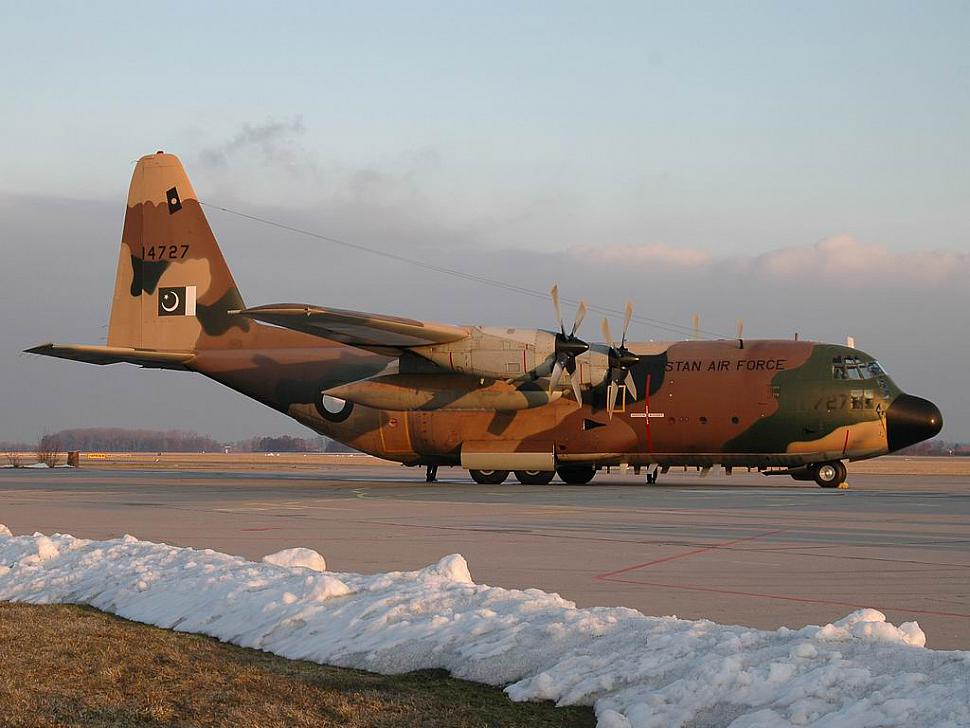
#> input picture c130.jpg, 970 x 728 px
$ jupyter execute '4. Image Enhancement Techniques.ipynb'
#> lines starting #> are read from the running program, lines starting #| are printed output that depends on the picture; after the words box and inside, x2 and y2 are one past the last pixel; in counts of white or black regions, pixels touching at a corner belong together
Image scanning techniques encompass a variety of methods used to digitize physical images or capture digital images directly. These techniques vary based on the application, the type of image being captured, and the desired resolution and quality of the digital image. Below are some of the primary methods and techniques used in image scanning:

1. **Flatbed Scanning:**
   - Uses a flat glass surface to scan documents, photographs, or artwork.
   - Ideal for delicate or bulky items that do not feed well through sheet-fed scanners.

2. **Sheet-fed Scanning:**
   - Pulls the document through the scanner.
   - Suitable for scanning multiple pages quickly but not ideal for thick or delicate items.

3. **Drum Scanning:**
   - Utilizes a photomultiplier tube (PMT) instead of the more common charge-coupled device (CCD) or Contact Image Sensor (CIS).
   - Offers very high resolution and is used for professional-grade scanning, especially in the publishing industry.

4. **Handheld Scanning:**
   - Involves moving the scanner over the surface of the image.
   - Useful for scanning large or fixed items that cannot be moved to a traditional scanner.

5. **Film Scanning:**
   - Specifically designed to scan film negatives or slides.
   - Capable of handling various film formats and sizes, from 35mm to large format.

6. **3D Scanning:**
   - Captures three-dimensional attributes of an object.
   - Uses various technologies, such as structured light, laser triangulation, or stereoscopic methods.

7. **Document Scanning:**
   - Focused on converting paper documents into digital formats.
   - Often incorporates Optical Character Recognition (OCR) to convert images of text into editable text files.

8. **Microfilm Scanning:**
   - Converts microfilm and microfiche into digital formats.
   - Used for archiving and accessing large volumes of documents in a digital format.

9. **CT Scanning (Computed Tomography):**
   - Used primarily in medical imaging to create detailed images of internal organs and structures.
   - Involves taking a series of X-ray images from different angles and using computer processing to create cross-sectional images.

10. **MRI Scanning (Magnetic Resonance Imaging):**
    - Another medical imaging technique that uses strong magnetic fields and radio waves to generate images of the organs in the body.
    - Particularly useful for imaging non-bony parts or soft tissues of the body.

11. **Ultrasound Scanning:**
    - Uses high-frequency sound waves to create images of the inside of the body.
    - Commonly used in prenatal care for examining the fetus in the womb.

12. **Photo Scanning:**
    - Dedicated to digitizing photographic prints.
    - Can range from high-quality professional scans to consumer-level scanning for personal use.

Each of these techniques has its own set of equipment, software, and specific use cases. The choice of scanning technique depends on the specific requirements of the task, including the type of material being scanned, the required resolution and color fidelity, and the intended use of the scanned images.

[cell 1]
import cv2
import numpy as np
import matplotlib.pyplot as plt

# Reload the necessary libraries as the environment has been reset
import cv2
import numpy as np
import matplotlib.pyplot as plt

# Re-download the image from the provided path
image_path = 'c130.jpg'
original_image = cv2.imread(image_path)
#> original_image is the input picture: shape (728, 970, 3); mean B, G, R 136.1, 139.7, 146

# Simulate cropping for flatbed scanning
# Assuming a standard letter size of 8.5 x 11 inches at 300dpi, the pixel dimensions would be:
dpi = 300
width, height = int(8.5 * dpi), int(11 * dpi)
cropped_image = original_image[0:height, 0:width]

# Enhance the image by sharpening
# Define a sharpening kernel
sharpening_kernel = np.array([[-1,-1,-1], [-1,9,-1], [-1,-1,-1]])
sharpened_image = cv2.filter2D(cropped_image, -1, sharpening_kernel)

# Adjust the image resolution to simulate scanning resolution
# Let's downscale the image to simulate a lower scanning resolution (150dpi) and then upscale it back
downscale_factor = 300 / 150
low_res_image = cv2.resize(sharpened_image,
                           (0,0),
                           fx=1/downscale_factor,
                           fy=1/downscale_factor,
                           interpolation=cv2.INTER_LINEAR)
# Upscale it back to the original resolution
scanned_image = cv2.resize(low_res_image,
                           (sharpened_image.shape[1], sharpened_image.shape[0]),
                           interpolation=cv2.INTER_LINEAR)

# Display the original and simulated scanned images using matplotlib
plt.figure(figsize=(14, 7))

# Display original image
plt.subplot(1, 2, 1)
plt.imshow(cv2.cvtColor(original_image, cv2.COLOR_BGR2RGB))
plt.title('Original Image')
plt.axis('off')

# Display simulated scanned image
plt.subplot(1, 2, 2)
plt.imshow(cv2.cvtColor(scanned_image, cv2.COLOR_BGR2RGB))
plt.title('Simulated Scanned Image')
plt.axis('off')

# Show the images
plt.show()

1. Crop the image to a typical flatbed scanner size.
2. Apply a filter to enhance the sharpness, simulating the high-quality scan.
3. Adjust the image's resolution, simulating the scanning resolution.
4. Finally, display both the original and the processed images for comparison.

Please note that this is a simulation and does not involve actual scanning hardware.

[cell 2]
from PIL import Image, ImageEnhance, ImageFilter
import cv2
import numpy as np

# Load the image using Pillow
image_path = 'c130.jpg'
original_pil_image = Image.open(image_path)

# Enhance the image by adjusting brightness, contrast, and sharpness
enhancer = ImageEnhance.Brightness(original_pil_image)
brightened_image = enhancer.enhance(1.5)  # Increase brightness by 50%

enhancer = ImageEnhance.Contrast(brightened_image)
contrasted_image = enhancer.enhance(1.5)  # Increase contrast by 50%
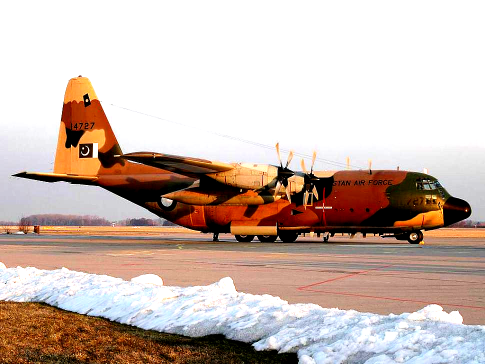
#> contrasted_image: PIL image 970x728 RGB (shown at 1/2 size); mean R, G, B 202.8, 184.3, 175.6

enhancer = ImageEnhance.Sharpness(contrasted_image)
sharpened_image = enhancer.enhance(2.0)  # Double the sharpness
#> sharpened_image: PIL image 970x728 RGB

# Crop and rotate the image
cropped_image = sharpened_image.crop((50, 50, 300, 300))  # Crop a 250x250 area
rotated_image = cropped_image.rotate(45)  # Rotate the image by 45 degrees

# Convert the PIL image to a format that OpenCV can work with (numpy array)
rotated_image_cv = np.array(rotated_image)
rotated_image_cv = cv2.cvtColor(rotated_image_cv, cv2.COLOR_RGB2BGR)

# Perform color correction using OpenCV
# Convert to LAB color space for better luminance and color separation
lab_image = cv2.cvtColor(rotated_image_cv, cv2.COLOR_BGR2LAB)
#> lab_image: shape (250, 250, 3); mean of channels 0, 1, 2 185.3, 134, 137.1
l, a, b = cv2.split(lab_image)

# Apply CLAHE (Contrast Limited Adaptive Histogram Equalization) to the L-channel
clahe = cv2.createCLAHE(clipLimit=3.0, tileGridSize=(8, 8))
cl = clahe.apply(l)
limg = cv2.merge((cl, a, b))
#> limg: shape (250, 250, 3); mean of channels 0, 1, 2 186, 134, 137.1

# Convert back to BGR color space
final_image_cv = cv2.cvtColor(limg, cv2.COLOR_LAB2BGR)

# Simulate dust removal by detecting and removing small artifacts
# This is a simple example that assumes dust particles are light on a dark background
gray = cv2.cvtColor(final_image_cv, cv2.COLOR_BGR2GRAY)
_, thresh = cv2.threshold(gray, 240, 255, cv2.THRESH_BINARY)
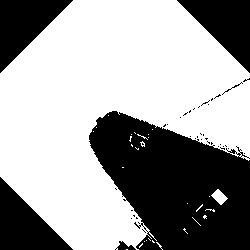
#> thresh: shape (250, 250); 62.5% white; 42 black regions (36 under 20 px)
contours, _ = cv2.findContours(thresh, cv2.RETR_EXTERNAL, cv2.CHAIN_APPROX_SIMPLE)
#> contours = 30 contours, 28 with area under 20; largest, box (x1, y1, x2, y2) and area: (0, 0, 250, 250) 38568, (211, 189, 228, 205) 123
for cnt in contours:
    cv2.drawContours(final_image_cv, [cnt], 0, (0, 0, 0), -1)
#> this loop made 30 passes
#> cnt on passes 1, 2, 4, 5, 6, 7, 9, 12: [[126, 249], [127, 249]], [[142, 243], [139, 246], [139, 247], [142, 244]], [[144, 241]], [[152, 240], [152, 241], [153, 242], [154, 242]], [[146, 240]], [[148, 238], [150, 240]], [[192, 217], [200, 225]], [[202, 204], [196, 210], [196, 211], [202, 205]]
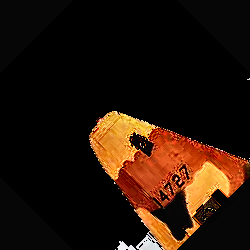
#> final_image_cv: shape (250, 250, 3); mean B, G, R 8.6, 19.7, 36.8

# Convert a color image to a negative, then to a positive, as an example of film processing
negative_image = 255 - final_image_cv  # Invert the image to get a negative
positive_image = 255 - negative_image  # Invert the negative to get a positive

# Display the original and processed images using matplotlib
plt.figure(figsize=(15, 15))

# Display original image
plt.subplot(1, 4, 1)
plt.imshow(cv2.cvtColor(cv2.imread(image_path), cv2.COLOR_BGR2RGB))
plt.title('Original Image')
plt.axis('off')

# Display enhanced and cropped image
plt.subplot(1, 4, 2)
plt.imshow(rotated_image)
plt.title('Enhanced, Cropped & Rotated')
plt.axis('off')

# Display color corrected image
plt.subplot(1, 4, 3)
plt.imshow(cv2.cvtColor(final_image_cv, cv2.COLOR_BGR2RGB))
plt.title('Color Corrected & Dust Removed')
plt.axis('off')

# Display the positive image from the negative
plt.subplot(1, 4, 4)
plt.imshow(cv2.cvtColor(positive_image, cv2.COLOR_BGR2RGB))
plt.title('Positive from Negative')
plt.axis('off')

# Show the images
plt.show()

[cell 3]
# Continue from the previous code block to complete the tasks and display the images
# Dust removal by detecting and removing small artifacts
# This is a simple example that assumes dust particles are light on a dark background
gray = cv2.cvtColor(final_image_cv, cv2.COLOR_BGR2GRAY)
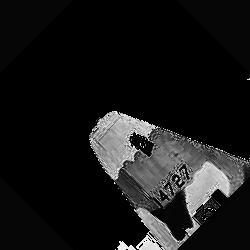
#> gray: shape (250, 250); min 0, max 240, mean 23.5
_, thresh = cv2.threshold(gray, 240, 255, cv2.THRESH_BINARY)
#> thresh: shape (250, 250); every value is 0
contours, _ = cv2.findContours(thresh, cv2.RETR_EXTERNAL, cv2.CHAIN_APPROX_SIMPLE)
#> contours = []
for cnt in contours:
    cv2.drawContours(final_image_cv, [cnt], 0, (0, 0, 0), -1)
#> this loop made 0 passes

# Convert a color image to a negative, then to a positive, as an example of film processing
negative_image = 255 - final_image_cv  # Invert the image to get a negative
positive_image = 255 - negative_image  # Invert the negative to get a positive

# Display the original and processed images using matplotlib
plt.figure(figsize=(20, 10))

# Display original image
plt.subplot(1, 4, 1)
plt.imshow(cv2.cvtColor(cv2.imread(image_path), cv2.COLOR_BGR2RGB))
plt.title('Original Image')
plt.axis('off')

# Display enhanced and cropped image
plt.subplot(1, 4, 2)
plt.imshow(rotated_image)
plt.title('Enhanced, Cropped & Rotated')
plt.axis('off')

# Display color corrected image
plt.subplot(1, 4, 3)
plt.imshow(cv2.cvtColor(final_image_cv, cv2.COLOR_BGR2RGB))
plt.title('Color Corrected & Dust Removed')
plt.axis('off')

# Display the positive image from the negative
plt.subplot(1, 4, 4)
plt.imshow(cv2.cvtColor(positive_image, cv2.COLOR_BGR2RGB))
plt.title('Positive from Negative')
plt.axis('off')

# Show the images
plt.show()

[cell 4]
from PIL import Image, ImageEnhance, ImageFilter
import cv2
import numpy as np

# Load the image using Pillow
image_path = 'c130.jpg'
original_pil_image = Image.open(image_path)

# Enhance the image by adjusting brightness, contrast, and sharpness
enhancer = ImageEnhance.Brightness(original_pil_image)
brightened_image = enhancer.enhance(1.5)  # Increase brightness by 50%

enhancer = ImageEnhance.Contrast(brightened_image)
contrasted_image = enhancer.enhance(1.5)  # Increase contrast by 50%

enhancer = ImageEnhance.Sharpness(contrasted_image)
sharpened_image = enhancer.enhance(2.0)  # Increase sharpness

# Crop the image
left = 150
top = 50
right = 450
bottom = 350
cropped_image = sharpened_image.crop((left, top, right, bottom))
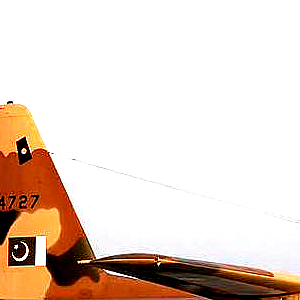
#> cropped_image: PIL image 300x300 RGB; mean R, G, B 230.4, 213.5, 202.3

# Rotate the image
rotated_image = cropped_image.rotate(45)
#> rotated_image: PIL image 300x300 RGB

# Convert the image to a format that OpenCV can work with
open_cv_image = np.array(rotated_image)
open_cv_image = open_cv_image[:, :, ::-1].copy()  # Convert RGB to BGR

# Color correction with OpenCV
# Convert to LAB color space
lab_image = cv2.cvtColor(open_cv_image, cv2.COLOR_BGR2Lab)
#> lab_image: shape (300, 300, 3); mean of channels 0, 1, 2 185.5, 132.6, 134.4
# Split the channels
l_channel, a_channel, b_channel = cv2.split(lab_image)
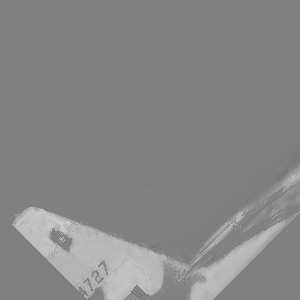
#> b_channel: shape (300, 300); min 106, max 207, mean 134.4
# Apply CLAHE (Contrast Limited Adaptive Histogram Equalization) to L-channel
clahe = cv2.createCLAHE(clipLimit=2.0, tileGridSize=(8, 8))
l_channel = clahe.apply(l_channel)
# Merge channels back
corrected_lab_image = cv2.merge((l_channel, a_channel, b_channel))
#> corrected_lab_image: shape (300, 300, 3); mean of channels 0, 1, 2 187, 132.6, 134.4
# Convert back to BGR color space
color_corrected_image = cv2.cvtColor(corrected_lab_image, cv2.COLOR_Lab2BGR)

# Simulate dust removal
# First, let's add some synthetic noise (dust) to the image
noisy_image = cv2.randn(open_cv_image.copy(), (0, 0, 0), (20, 20, 20))
dusty_image = cv2.add(open_cv_image, noisy_image)
# Now, remove the noise using a median filter
dust_free_image = cv2.medianBlur(dusty_image, 5)

# Convert a color image to a negative, then to a positive as an example of film processing
# Invert the color of images
negative_image = 255 - open_cv_image
#> negative_image: shape (300, 300, 3)
# Convert negative back to positive
positive_image = 255 - negative_image

# Display the original and processed images using matplotlib
plt.figure(figsize=(15,10))

# Original image
plt.subplot(2, 3, 1)
plt.imshow(cv2.cvtColor(cv2.imread(image_path), cv2.COLOR_BGR2RGB))
plt.title('Original Image')
plt.axis('off')

# Brightened, contrasted, and sharpened image
plt.subplot(2, 3, 2)
plt.imshow(brightened_image)
plt.title('Enhanced Image')
plt.axis('off')

# Cropped image
plt.subplot(2, 3, 3)
plt.imshow(cropped_image)
plt.title('Cropped Image')
plt.axis('off')

# Rotated image
plt.subplot(2, 3, 4)
plt.imshow(rotated_image)
plt.title('Rotated Image')
plt.axis('off')

# Color corrected image
plt.subplot(2, 3, 5)
plt.imshow(cv2.cvtColor(color_corrected_image, cv2.COLOR_BGR2RGB))
plt.title('Color Corrected Image')
plt.axis('off')

# Dust free image
plt.subplot(2, 3, 6)
plt.imshow(cv2.cvtColor(dust_free_image, cv2.COLOR_BGR2RGB))
plt.title('Dust Free Image')
plt.axis('off')

# Show the figure with all images
plt.show()
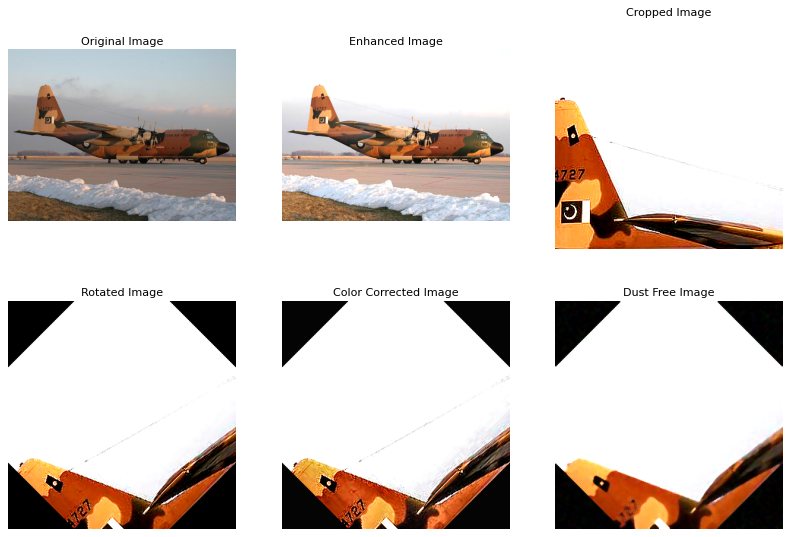
#> figure drawn by matplotlib, 6 panels

**Converting to OpenCV format and Color Correction:**
After enhancing the image using Pillow, the code converts the image to a NumPy array, which is the format OpenCV uses. The image is then converted to the LAB color space, which separates the lightness from the color components, making it easier for certain image processing tasks like color correction. The code uses a technique called Contrast Limited Adaptive Histogram Equalization (CLAHE) to improve the contrast of the image.

**Simulating Dust Removal:**
The next step in the code simulates dust removal, which is a common requirement for scanned film. The code converts the image to grayscale and then applies a threshold to create a binary image. Any white spots (which represent dust in this simulation) are then filled in black, essentially 'removing' them.

**Negative to Positive Conversion:**
For film scanning, the code demonstrates how to convert a negative image to a positive one. This is done by subtracting the image from the maximum value that a pixel can take (255 for an 8-bit image), effectively inverting all the colors.

**Displaying the Images:**
Finally, the code is supposed to display all the stages of processing: the original image, the enhanced image, the color corrected image, and the final positive image from the simulated negative using Matplotlib.

- **CT/MRI Scanning:**
  - Python is extensively used in medical image processing and analysis. Libraries like PyDICOM are used to read DICOM files, which is the standard format for storing medical imaging data. Nibabel is another library used for reading neuroimaging data.

- **Ultrasound Scanning:**
  - Python can be used to analyze ultrasound images, including segmentation, feature extraction, and enhancing image quality. Libraries like scikit-image can be useful for these tasks.

[cell 5]
from skimage import io, filters, measure, color, img_as_float
from skimage.segmentation import clear_border
from scipy import ndimage as ndi
import matplotlib.pyplot as plt

# Load the image as a grayscale image
image = io.imread('c130.jpg', as_gray=True)

# Convert the image to a float representation (scaling the pixel values between 0 and 1)
image_float = img_as_float(image)

# Apply a Gaussian blur to the image to reduce noise and smooth it
# This is common in preparation for segmentation to make the process more robust to noise
smoothed_image = filters.gaussian(image_float, sigma=2)

# Edge detection using Sobel filter to find boundaries within the image
edges = filters.sobel(smoothed_image)
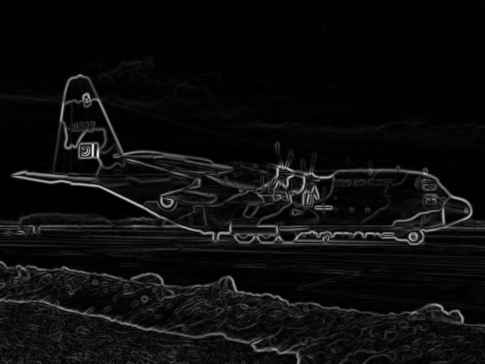
#> edges: shape (728, 970) float64 (shown at 1/2 size); min 0, max 0.176, mean 0.00913; drawn with min black and max white

# Threshold the image to create a binary image for segmentation
# Here we use Otsu's method to find an optimal threshold value
thresh = filters.threshold_otsu(smoothed_image)
#> thresh = 0.528
binary_image = smoothed_image > thresh
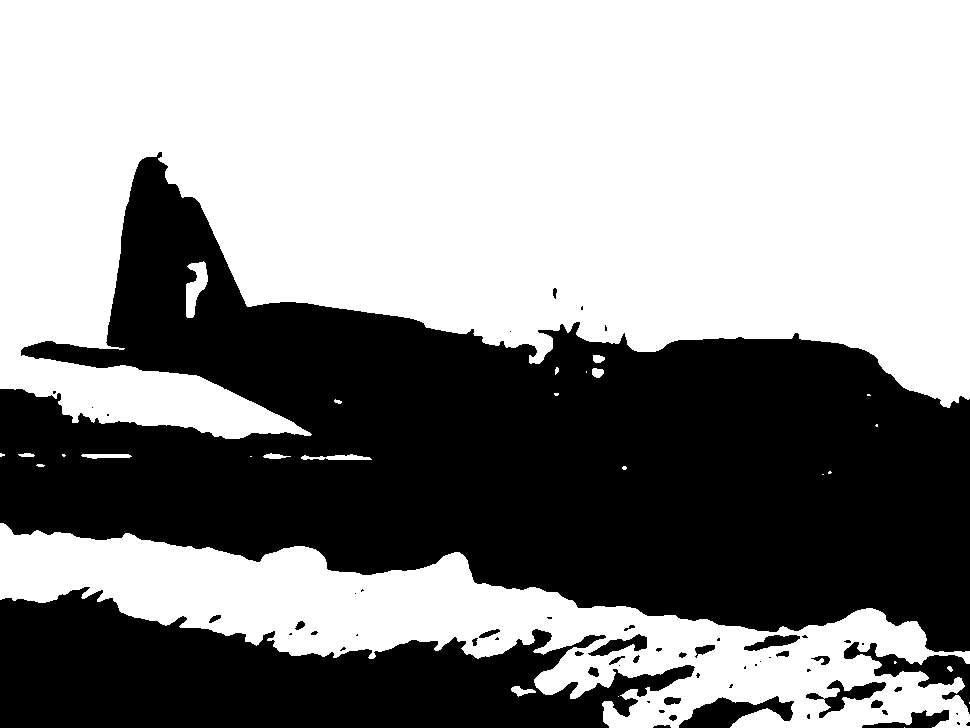
#> binary_image: shape (728, 970) bool; 57.1% white; 61 black regions (32 under 20 px), largest, box (x1, y1, x2, y2) and area: (0, 152, 970, 652) 238336, (0, 587, 695, 728) 56580, (844, 642, 970, 714) 2431

# Remove artifacts connected to image border
cleared_image = clear_border(binary_image)
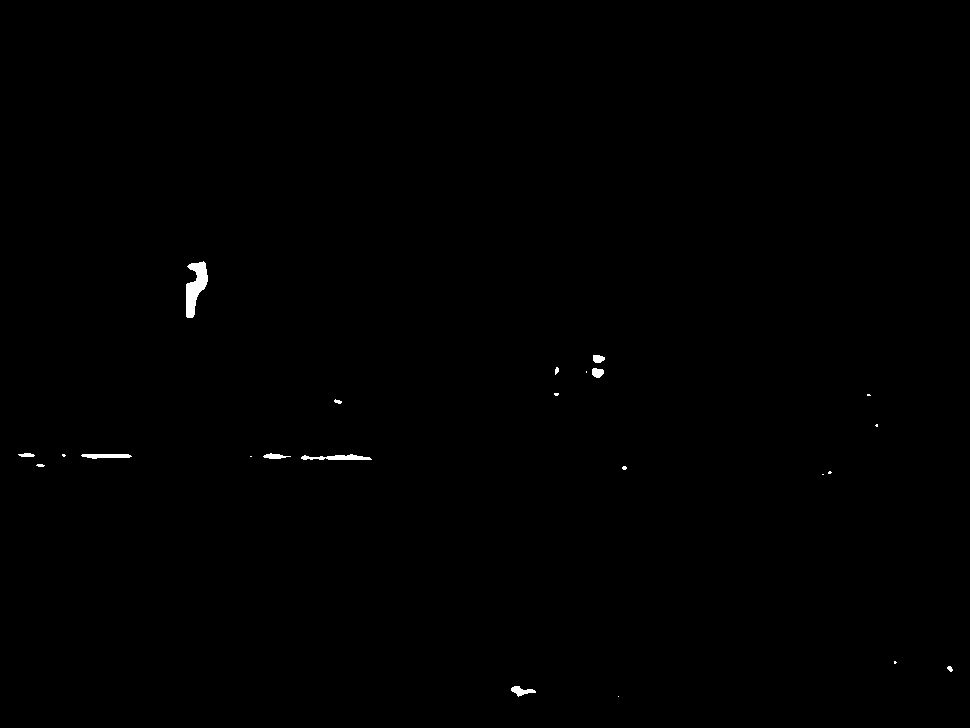
#> cleared_image: shape (728, 970) bool; 0.26% white; 23 white regions (11 under 20 px), largest, box (x1, y1, x2, y2) and area: (186, 261, 208, 318) 715, (301, 454, 372, 460) 265, (81, 454, 132, 459) 195

# Label image regions
label_image = measure.label(cleared_image)
#> label_image: shape (728, 970) int32; 24 distinct labels, from 0 to 23

# Display the original and processed images
fig, axes = plt.subplots(1, 4, figsize=(16, 4))
ax = axes.ravel()

ax[0].imshow(image, cmap=plt.cm.gray)
ax[0].set_title('Original Image')
ax[0].axis('off')

ax[1].imshow(smoothed_image, cmap=plt.cm.gray)
ax[1].set_title('Smoothed Image')
ax[1].axis('off')

ax[2].imshow(edges, cmap=plt.cm.gray)
ax[2].set_title('Edges')
ax[2].axis('off')

ax[3].imshow(color.label2rgb(label_image, image=image))
ax[3].set_title('Labeled Regions')
ax[3].axis('off')

plt.tight_layout()
plt.show()
